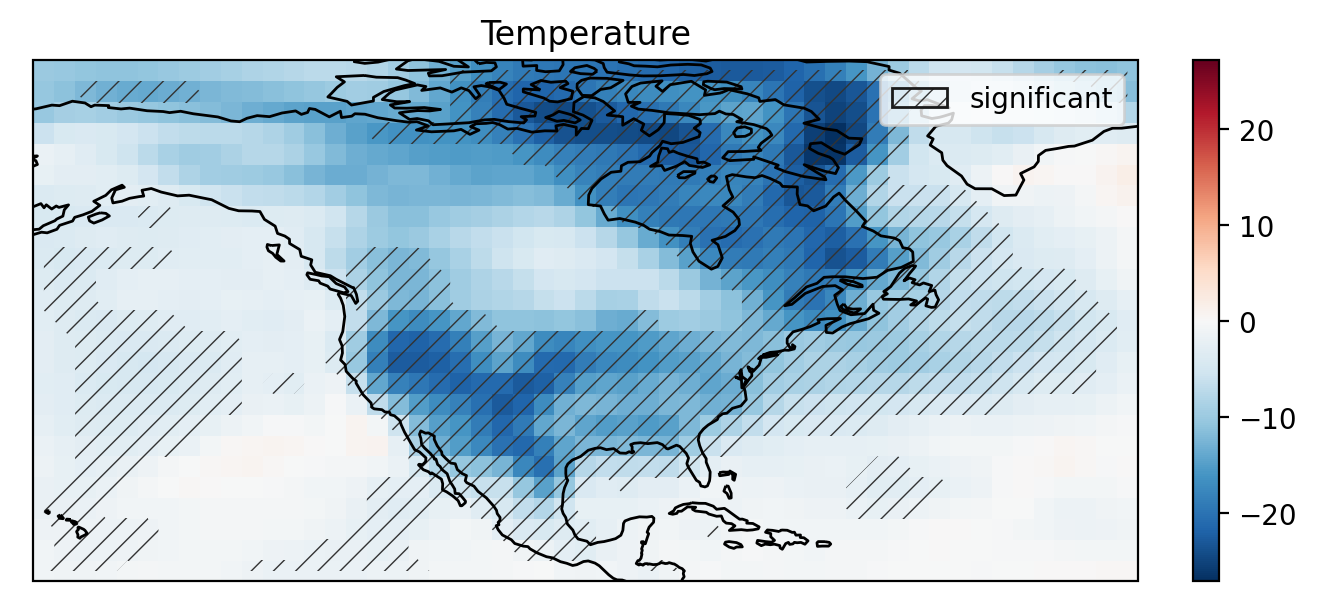

Python code for this plot:
import cartopy.crs as ccrs
import matplotlib.pyplot as plt
import numpy as np
import xarray as xr

import mplotutils as mpu


def main():

    # read example data
    air = xr.tutorial.open_dataset("air_temperature").air
    air = air.resample(time="d").mean()

    mean, std = air.mean("time"), air.std("time")

    anomaly = air.isel(time=3) - mean

    # create plot
    f, ax = plt.subplots(subplot_kw={"projection": ccrs.PlateCarree()})

    ax.coastlines()

    h = anomaly.plot(ax=ax, transform=ccrs.PlateCarree(), add_colorbar=False)

    # only for illustration purposes
    signif = np.abs(anomaly) >= std

    mpu.hatch_map(signif, "///", ax=ax, color="0.2", label="significant", linewidth=0.5)

    ax.legend()

    # adjust the margins manually
    f.subplots_adjust(left=0.025, right=0.85, top=0.9, bottom=0.05)

    # ensure the figure has the correct size
    mpu.set_map_layout(ax)

    mpu.colorbar(h, ax)

    ax.set_title("Temperature")


if __name__ == "__main__":

    main()

    plt.savefig("example_hatch.png", dpi=200)
